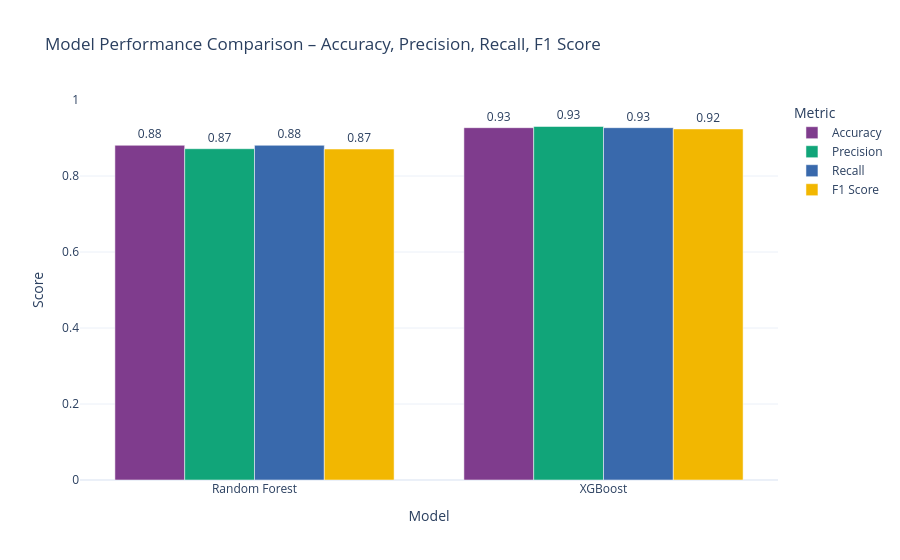

Notebook code for this chart:
### Code cell
# Plot Grouped Bar Chart Using Plotly
fig = px.bar(
    long_df,
    x='Model',
    y='Score',
    color='Metric',
    barmode='group',
    title='Model Performance Comparison Accuracy, Precision, Recall, F1 Score',
    text='Score',
    color_discrete_sequence=px.colors.qualitative.Bold
)

fig.update_layout(
    xaxis_title='Model',
    yaxis_title='Score',
    yaxis=dict(range=[0, 1]),
    template='plotly_white',
    legend_title='Metric'
)

fig.update_traces(texttemplate='%{text:.2f}', textposition='outside')
fig.show()

### Figure 1 — Plotly figure (JSON) as saved in the notebook; plotly's stock layout.template omitted (floating-point values rounded to 4 significant figures)
{"data": [{"alignmentgroup": "True", "hovertemplate": "Metric=Accuracy<br>Model=%{x}<br>Score=%{text}<extra></extra>", "legendgroup": "Accuracy", "marker": {"color": "rgb(127, 60, 141)", "pattern": {"shape": ""}}, "name": "Accuracy", "offsetgroup": "Accuracy", "orientation": "v", "showlegend": true, "text": [0.8808, 0.9272], "textposition": "outside", "texttemplate": "%{text:.2f}", "type": "bar", "x": ["Random Forest", "XGBoost"], "xaxis": "x", "y": [0.8808, 0.9272], "yaxis": "y"}, {"alignmentgroup": "True", "hovertemplate": "Metric=Precision<br>Model=%{x}<br>Score=%{text}<extra></extra>", "legendgroup": "Precision", "marker": {"color": "rgb(17, 165, 121)", "pattern": {"shape": ""}}, "name": "Precision", "offsetgroup": "Precision", "orientation": "v", "showlegend": true, "text": [0.8718, 0.9303], "textposition": "outside", "texttemplate": "%{text:.2f}", "type": "bar", "x": ["Random Forest", "XGBoost"], "xaxis": "x", "y": [0.8718, 0.9303], "yaxis": "y"}, {"alignmentgroup": "True", "hovertemplate": "Metric=Recall<br>Model=%{x}<br>Score=%{text}<extra></extra>", "legendgroup": "Recall", "marker": {"color": "rgb(57, 105, 172)", "pattern": {"shape": ""}}, "name": "Recall", "offsetgroup": "Recall", "orientation": "v", "showlegend": true, "text": [0.8808, 0.9272], "textposition": "outside", "texttemplate": "%{text:.2f}", "type": "bar", "x": ["Random Forest", "XGBoost"], "xaxis": "x", "y": [0.8808, 0.9272], "yaxis": "y"}, {"alignmentgroup": "True", "hovertemplate": "Metric=F1 Score<br>Model=%{x}<br>Score=%{text}<extra></extra>", "legendgroup": "F1 Score", "marker": {"color": "rgb(242, 183, 1)", "pattern": {"shape": ""}}, "name": "F1 Score", "offsetgroup": "F1 Score", "orientation": "v", "showlegend": true, "text": [0.871, 0.9239], "textposition": "outside", "texttemplate": "%{text:.2f}", "type": "bar", "x": ["Random Forest", "XGBoost"], "xaxis": "x", "y": [0.871, 0.9239], "yaxis": "y"}], "layout": {"barmode": "group", "legend": {"title": {"text": "Metric"}, "tracegroupgap": 0}, "title": {"text": "Model Performance Comparison – Accuracy, Precision, Recall, F1 Score"}, "xaxis": {"anchor": "y", "domain": [0, 1], "title": {"text": "Model"}}, "yaxis": {"anchor": "x", "domain": [0, 1], "range": [0, 1], "title": {"text": "Score"}}}}
